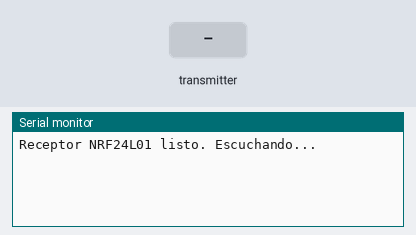
The sketch below on a simulated Arduino Uno, built with avr-gcc and run on an emulated ATmega328P. Shown: the last lines printed to the serial monitor. Inputs (shaded band) come from the test bench. No radio packets arrive unless stated.

Above: at 1.2 s.
1.3 s: the transmitter starts sending coord_x = 0
At 1.37 s:
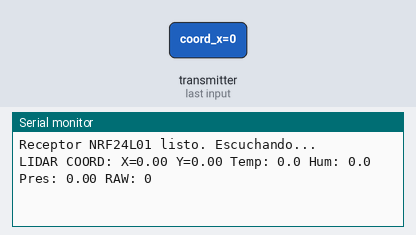
3.2 s: the transmitter starts sending coord_y = 25
At 3.4 s:
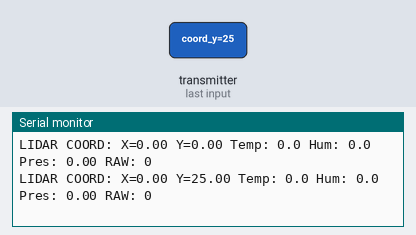
6.2 s: the transmitter starts sending range_millimeter = 256
At 6.35 s:
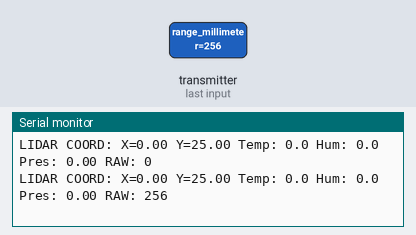
9.2 s: the transmitter starts sending temperature_c = 25
At 9.39 s:
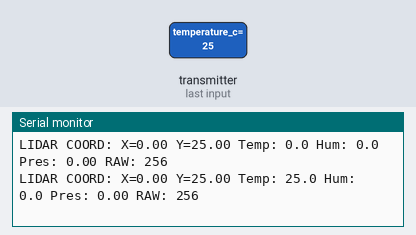
12.2 s: the transmitter starts sending humidity_rh = 25
At 12.33 s:
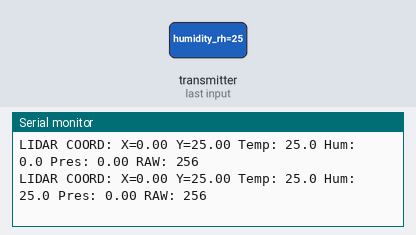
15.2 s: the transmitter starts sending coord_x = 100
At 15.39 s:
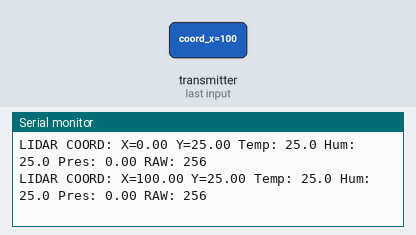

The sketch:

Receptor_V1.1_actual.ino
```cpp
// Librerias necesarias
#include <SPI.h>
#include <RF24.h>

// --- DEFINICIONES PARA NRF24L01 ---
#define NRF_CE_PIN 9
#define NRF_CSN_PIN 10

// Objeto del NRF24L01
RF24 radio(NRF_CE_PIN, NRF_CSN_PIN);
const byte address[6] = "00001";

// Estructura para los datos a recibir
struct LidarDataPacket {
    float coord_x;
    float coord_y;
    uint8_t range_status;
    uint16_t range_millimeter;
    float temperature_c;
    float humidity_rh;
    float pressure_hpa;
};

// Variable para almacenar los datos recibidos
LidarDataPacket receivedData;

void setup() {
    Serial.begin(9600);
    while (!Serial);

    if (!radio.begin()) {
        Serial.println(F("Error al iniciar el NRF24L01!"));
        while (1);
    }

    radio.setChannel(115);
    radio.setPALevel(RF24_PA_MAX);
    radio.setDataRate(RF24_250KBPS);
    radio.openReadingPipe(1, address);
    radio.startListening();

    Serial.println("Receptor NRF24L01 listo. Escuchando...");
}

void loop() {
    if (radio.available()) {
        radio.read(&receivedData, sizeof(receivedData));

        Serial.print("LIDAR COORD: X=");
        Serial.print(receivedData.coord_x, 2);
        Serial.print(" Y=");
        Serial.print(receivedData.coord_y, 2);
        Serial.print(" Temp: ");
        Serial.print(receivedData.temperature_c, 1);
        Serial.print(" Hum: ");
        Serial.print(receivedData.humidity_rh, 1);
        Serial.print(" Pres: ");
        Serial.print(receivedData.pressure_hpa, 2);
        Serial.print(" RAW: ");
        Serial.print(receivedData.range_millimeter);
        Serial.println();
    }
}
```

Measured:
- after the input at 1.3 s, the serial monitor: prints a new line at once (image 1)
- after the input at 3.2 s, the serial monitor: prints a new line after 0.13 s (image 2)
- after the input at 6.2 s, the serial monitor: prints a new line after 0.08 s (image 3)
- after the input at 9.2 s, the serial monitor: prints a new line after 0.12 s (image 4)
- after the input at 12.2 s, the serial monitor: prints a new line after 0.07 s (image 5)
- after the input at 15.2 s, the serial monitor: prints a new line after 0.12 s (image 6)
